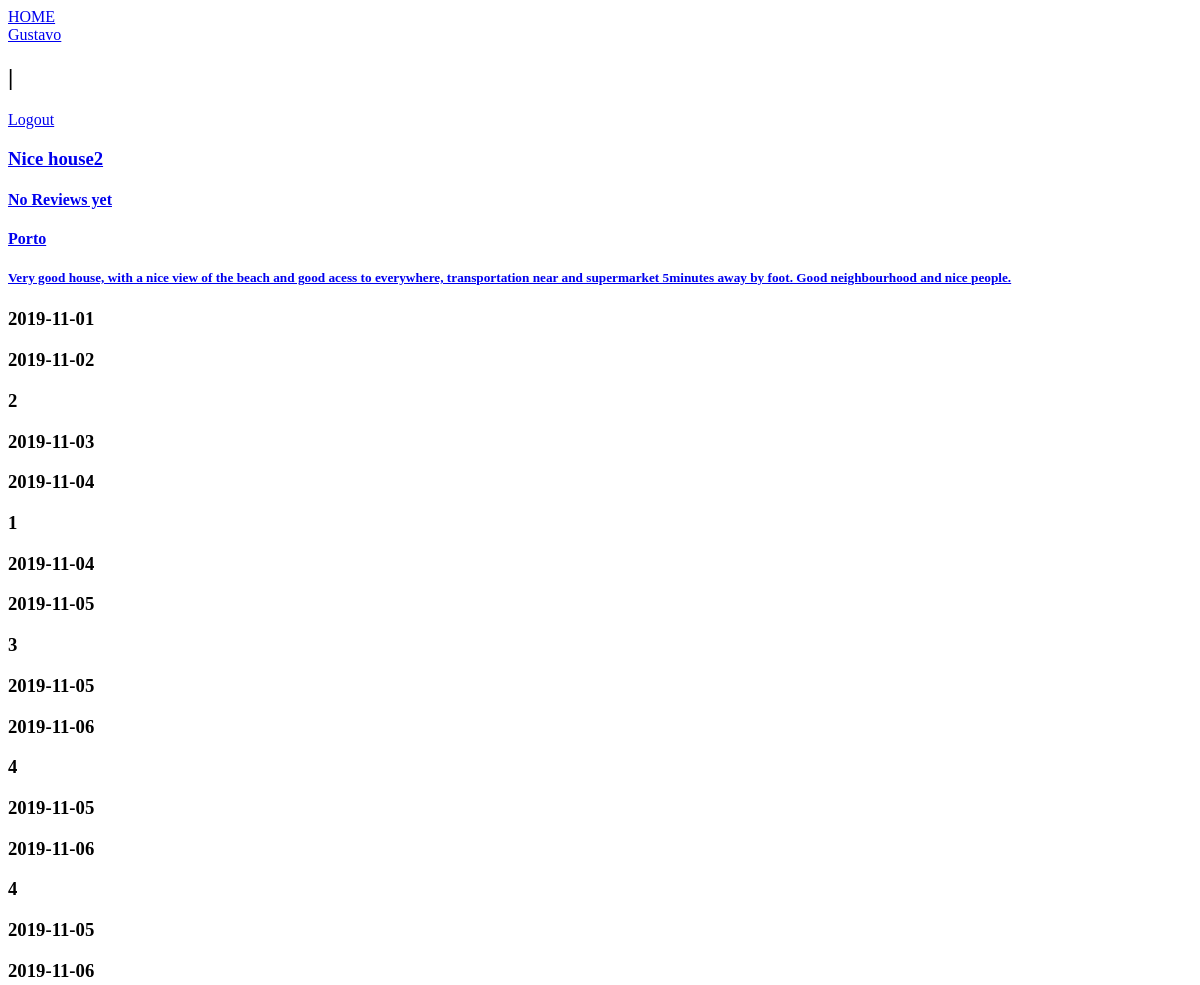
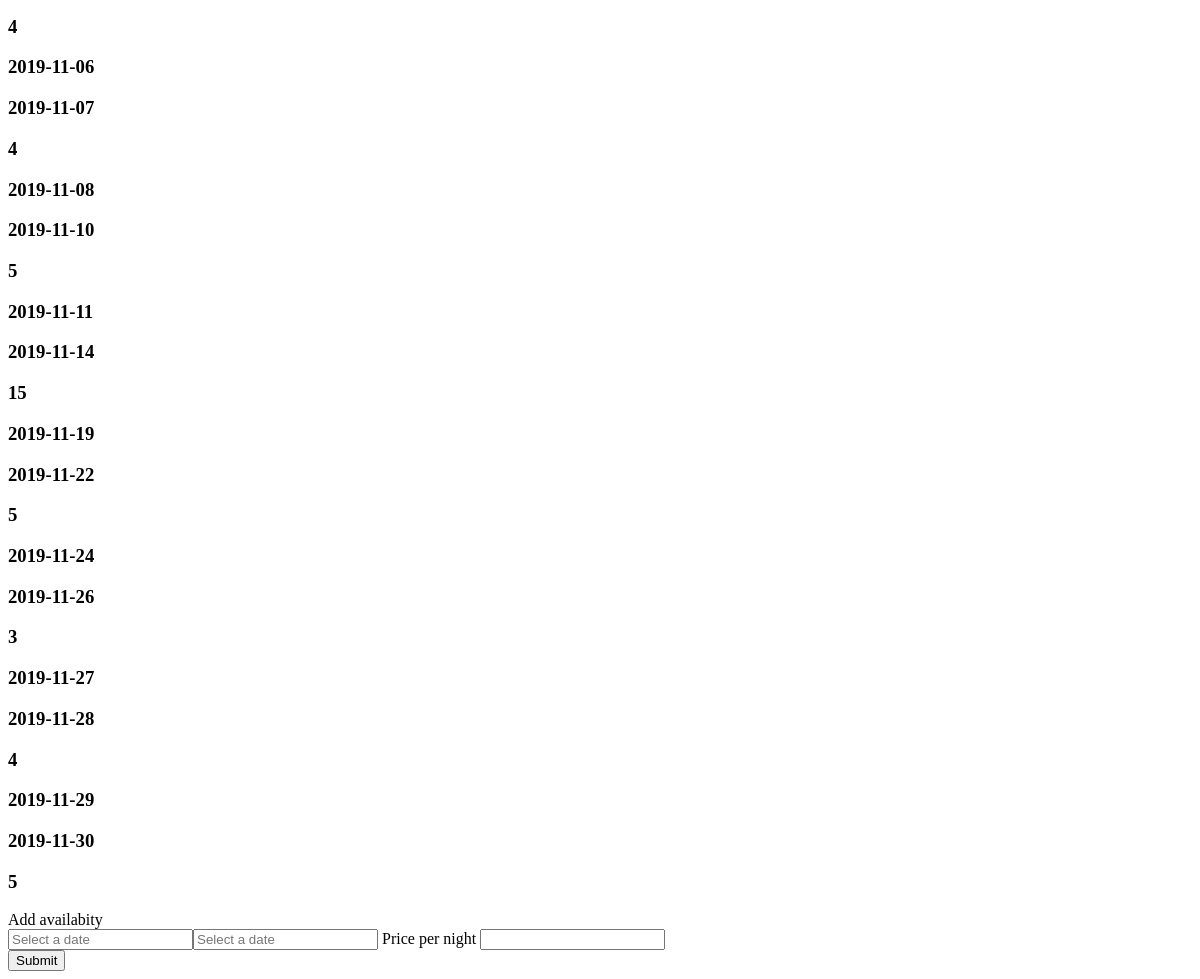
/pages/houseManage.php?id=4 (signed in), run on an earlier commit of the app's database (2 pictures, top to bottom).
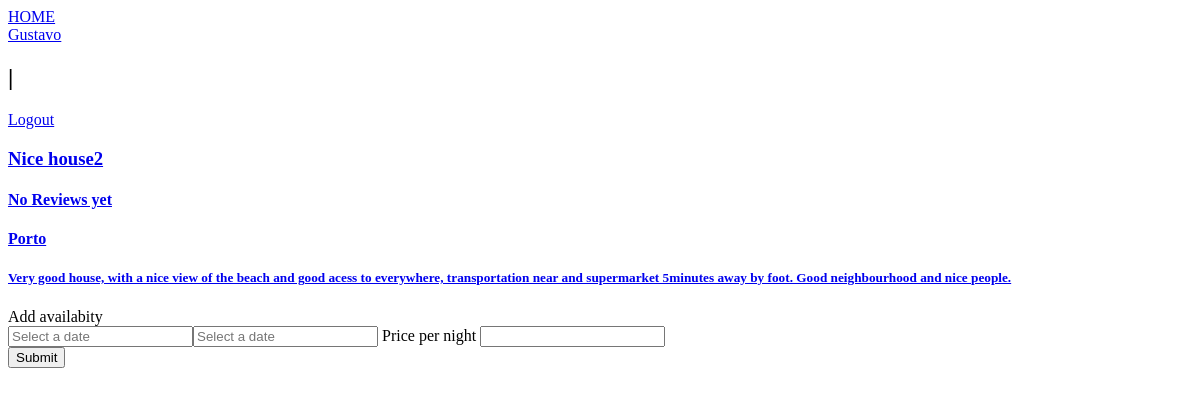
And on a later commit of the database.
### tables this page shows
CREATE TABLE Available_Dates(
    placeID integer NOT NULL REFERENCES Place,
    startDate date NOT NULL,
    endDate date NOT NULL,
    price integer NOT NULL CHECK(price > 0),
    CHECK(endDate >= startDate)
);

### actions/get_place_info.php (the view, shortened to what this page needs)
    <?php
    function getAvailabitities($placeId){
        $db = Database::instance()->db();
        $stmt = $db->prepare('Select * from Available_Dates where PlaceId = :placeid');
        $stmt->bindParam(':placeid',$placeId);
        $stmt->execute();
        $dates = $stmt->fetchAll();
        usort($dates, "sortFunction");
        return $dates;
    }
    function drawAvailables($dates){
        ?>
            <div id='availables'>
        <?php
        foreach($dates as $date){
            ?>
                <div id='available'>
                    <h3> <?= $date['startDate']?> </h3>
                    <h3> <?= $date['endDate']?> </h3>
                    <h3> <?= $date['price']?> </h3>
                </div>
            <?php
        }
        ?>
            </div>
        <?php
    }
?>

### templates/header.php (shortened to what this page needs)
        <?php
function draw_headerArgs($cssFile,$jsFiles){  ?>
    <!DOCTYPE html>
    <html>
        <head>
            <?php
            foreach($cssFile as $css){
                ?>
                    <link href="<?= $css ?>" rel="stylesheet">
                <?php
            }
            ?>
        </head>
        <body>
        <?php
        draw_boby();
}
function draw_boby(){
    ?>
    <body>
    <a href="../pages/homePage.php"> HOME </a>
    <?php
        if( isset($_SESSION['username']) ){
            ?>
                <div id = "login">
                    <a href="user.php"> <?=$_SESSION['username']?> </a>
                    <h2> | </h2>
                    <a href="../actions/logout.php"> Logout </a>
                </div>
            <?php
        }
}
    ?>

### actions/user_info.php (shortened to what this page needs)
<?php
    function getUserPlaces($userId){
        $db = Database::instance()->db();
        $stmt1 = $db->prepare('Select * from User
                              where User.userId = :userId
                                ');
        $stmt1->bindParam(':userId', $userId);
        $stmt1->execute();
        $user1 = $stmt1->fetch();
        $stmt = $db->prepare('Select Place.placeId as id,Place.title,
                                Place.area,Place.maxGuests as maxGuests,
                                IFNULL(avg(comment.classification),\'No Reviews yet\') as class,
                                place.placeDEscription
                                from
                                    User Join Place on User.userId = Place.placeOwner
                                    LEFT Join Comment on Place.placeid = comment.placeid
                                where User.userId = :userId
                                group by place.placeid;');
        $stmt->bindParam(':userId', $userId);
        $stmt->execute();
        $places = $stmt->fetchAll();
        return $places;
    }
        ?>
            <?php
    function drawPlace($place){
        ?>
                <a href="./house.php?id=<?= $place['id']?>" >
                    <div id='UserPlace '>
                        <h3> <?= $place['title']?> </h3>
                        <h4> <?= $place['class']?> </h4>
                        <h4> <?= $place['area']?> </h4>
                        <h5> <?= $place['placeDescription']?> </h5>
                    </div>
                </a>
            <?php
    }
    ?>

### pages/houseManage.php (shortened to what this page needs)
<?php
    include_once ('../templates/header.php');
    include_once ('../templates/footer.php');
    include_once ('../actions/get_place_info.php');
    $userId = $_SESSION['userID'];
    $user_places = getUserPlaces($userId);
    $houseID = $_GET['id'];
    $userplace = NULL;
    foreach($user_places as $place){
        if($place['id'] == $houseID){
            $userplace = $place;
            break;
        }
    }
    draw_headerArgs(["../css/calendar.css"] , [["../js/addAvailables.js","defer"]]);
    drawPlace($place);
    $availables = getAvailabitities($userplace['id']);
    drawAvailables($availables);
    ?>
        <label> Add availabity </label>
        <form   >
            <myDatePicker id ="dates" allowOverlaps="true" required="required"></myDatePicker>
            <label> Price per night </label>
                <input id= 'price' type="number" name="price" placeholder="" required><br>
            <input type="submit" value="Submit">
        </form>
    <?php
    draw_footer();
?>

### templates/footer.php
<?php
    function draw_footer(){  ?>
          </body>
        </html>
  <?php }
?>

What changed in the data, as far as the page shows it:
removed available_dates: startDate "2019-11-01", endDate "2019-11-02", price "2"
removed available_dates: startDate "2019-11-03", endDate "2019-11-04", price "1"
removed available_dates: startDate "2019-11-04", endDate "2019-11-05", price "3"
removed available_dates: startDate "2019-11-05", endDate "2019-11-06", price "4"
removed available_dates: startDate "2019-11-05", endDate "2019-11-06", price "4"
removed available_dates: startDate "2019-11-05", endDate "2019-11-06", price "4"
removed available_dates: startDate "2019-11-06", endDate "2019-11-07", price "4"
removed available_dates: startDate "2019-11-08", endDate "2019-11-10", price "5"
removed available_dates: startDate "2019-11-11", endDate "2019-11-14", price "15"
removed available_dates: startDate "2019-11-19", endDate "2019-11-22", price "5"
removed available_dates: startDate "2019-11-24", endDate "2019-11-26", price "3"
removed available_dates: startDate "2019-11-27", endDate "2019-11-28", price "4"
removed available_dates: startDate "2019-11-29", endDate "2019-11-30", price "5"
